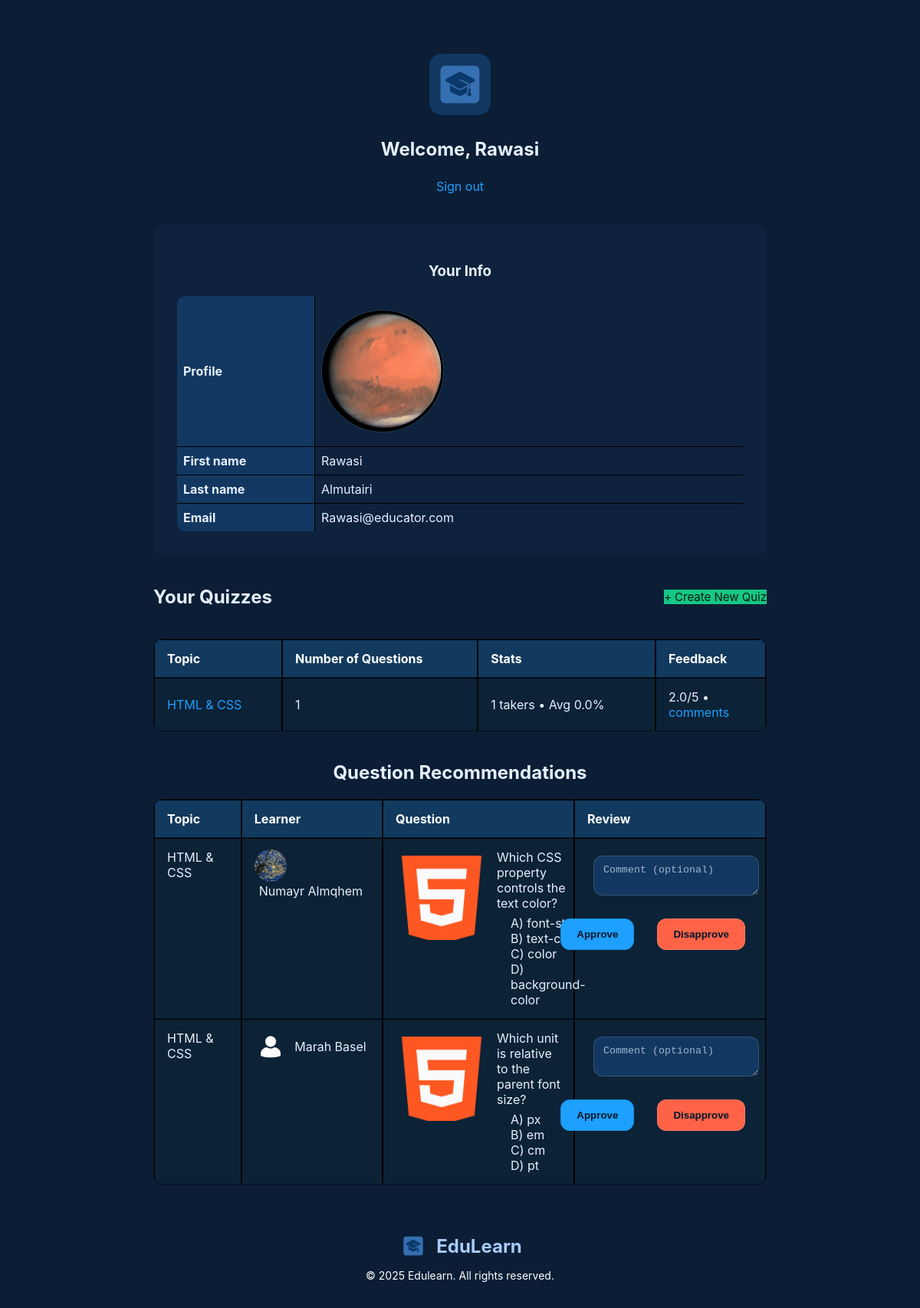
The page /educator_home.php (signed in) on the database its author committed.
### tables this page shows
CREATE TABLE `quiz` (
  `id` int(11) NOT NULL,
  `educatorID` int(11) NOT NULL,
  `topicID` int(11) NOT NULL
);

CREATE TABLE `topic` (
  `id` int(11) NOT NULL,
  `topicName` varchar(100) NOT NULL
);

CREATE TABLE `recommendedquestion` (
  `id` int(11) NOT NULL,
  `quizID` int(11) NOT NULL,
  `learnerID` int(11) NOT NULL,
  `question` text NOT NULL,
  `questionFigureFileName` varchar(255) DEFAULT NULL,
  `answerA` varchar(255) NOT NULL,
  `answerB` varchar(255) NOT NULL,
  `answerC` varchar(255) NOT NULL,
  `answerD` varchar(255) NOT NULL,
  `correctAnswer` enum('A','B','C','D') NOT NULL,
  `status` enum('pending','approved','disapproved') NOT NULL DEFAULT 'pending',
  `comments` text,
  `createdAt` datetime NOT NULL DEFAULT CURRENT_TIMESTAMP
);

CREATE TABLE `user` (
  `id` int(30) NOT NULL,
  `firstName` varchar(100) NOT NULL,
  `lastName` varchar(100) NOT NULL,
  `emailAddress` varchar(150) NOT NULL,
  `password` varchar(255) NOT NULL,
  `photoFileName` varchar(255) NOT NULL,
  `userType` enum('learner','educator') NOT NULL
);

### educator_home.php (the view, shortened to what this page needs)
<?php
require 'db_connection.php';
$educatorID = (int)$_SESSION['userID'];
$first = htmlspecialchars($_SESSION['firstName'] ?? '');
$last  = htmlspecialchars($_SESSION['lastName'] ?? '');
$email = htmlspecialchars($_SESSION['emailAddress'] ?? '');
$photo = $_SESSION['photoFileName'] ?? 'images/default.png';
if (!preg_match('#^(uploads/|images/|/|https?://)#i', $photo)) $photo = 'uploads/' . $photo;
$quizzes = $conn->query("
  SELECT
    q.id AS quizID,
    t.topicName,
    (SELECT COUNT(*) FROM quizquestion qq WHERE qq.quizID = q.id) AS qCount,
    (SELECT COUNT(*) FROM takenquiz tk WHERE tk.quizID = q.id) AS takenCount,
    (SELECT ROUND(AVG(tk.score), 1) FROM takenquiz tk WHERE tk.quizID = q.id) AS avgScore,
    (SELECT ROUND(AVG(qf.rating), 1) FROM quizfeedback qf WHERE qf.quizID = q.id) AS avgRating,
    (SELECT COUNT(*) FROM quizfeedback qf WHERE qf.quizID = q.id) AS fbCount
  FROM quiz q
  JOIN topic t ON t.id = q.topicID
  WHERE q.educatorID = $educatorID
  ORDER BY t.topicName
");
$pending = $conn->query("
  SELECT rq.*, t.topicName,
         CONCAT(u.firstName,' ',u.lastName) AS learnerName,
         u.photoFileName
  FROM recommendedquestion rq
  JOIN quiz  q ON q.id = rq.quizID
  JOIN topic t ON t.id = q.topicID
  JOIN user  u ON u.id = rq.learnerID
  WHERE q.educatorID = $educatorID AND rq.status = 'pending'
  ORDER BY rq.createdAt DESC
");
?>
<!DOCTYPE html>
<html lang="en">
<head>
  <link rel="stylesheet" href="style.css" />
</head>
<body>
  <div class="header">
    <div class="logo"><img src="images/logo.png" alt="Logo"></div>
    <h3>Welcome, <?= $first ?></h3>
    <a href="logout.php">Sign out</a>
  </div>
  <div class="form-container" style="max-width: 800px;">
    <h3>Your Info</h3>
    <table>
      <tbody>
        <tr>
          <th style="width:180px;">Profile</th>
<td style="text-align:left;">
  <img src="<?= htmlspecialchars($photo) ?>" alt="Profile" class="avatar" style="display:block; margin-left:0;">
</td>
        </tr>
        <tr><th>First name</th><td><?= $first ?></td></tr>
        <tr><th>Last name</th><td><?= $last ?></td></tr>
        <tr><th>Email</th><td><?= $email ?></td></tr>
      </tbody>
    </table>
  </div>
  <div class="quiz-container">
<div style="display:flex; justify-content:space-between; align-items:center;">
  <h2>Your Quizzes</h2>
  <a href="create_quiz.php" class="btn-success" style="font-size:15px;">+ Create New Quiz</a>
</div>
    <table id="myQuizzes" class="dash-table">
      <thead>
        <tr>
          <th>Topic</th>
          <th>Number of Questions</th>
          <th>Stats</th>
          <th>Feedback</th>
        </tr>
      </thead>
      <tbody>
      <?php if (!$quizzes || $quizzes->num_rows === 0): ?>
        <tr><td colspan="4" style="text-align:center;opacity:.8;">No quizzes yet.</td></tr>
      <?php else: ?>
        <?php while($q = $quizzes->fetch_assoc()): ?>
          <tr>
            <td>
              <a href="quiz_page.php?quizID=<?= (int)$q['quizID'] ?>">
                <?= htmlspecialchars($q['topicName']) ?>
              </a>
            </td>
            <td><?= (int)$q['qCount'] ?></td>
            <td>
              <?php if ((int)$q['takenCount'] > 0): ?>
                <?= (int)$q['takenCount'] ?> takers • Avg <?= $q['avgScore'] ?: 0 ?>%
              <?php else: ?>
                quiz not taken yet
              <?php endif; ?>
            </td>
            <td>
              <?php if ((int)$q['fbCount'] > 0): ?>
                <?= $q['avgRating'] ?: 0 ?>/5 •
                <a href="comments.php?quizID=<?= (int)$q['quizID'] ?>">comments</a>
              <?php else: ?>
                no feedback yet
              <?php endif; ?>
            </td>
          </tr>
        <?php endwhile; ?>
      <?php endif; ?>
      </tbody>
    </table>
  </div>
  <div class="quiz-container">
    <h2>Question Recommendations</h2>
    <table id="recoTable" class="dash-table">
      <thead>
        <tr>
          <th>Topic</th>
          <th>Learner</th>
          <th>Question</th>
          <th>Review</th>
        </tr>
      </thead>
      <tbody>
      <?php if (!$pending || $pending->num_rows === 0): ?>
        <tr><td colspan="4" style="text-align:center;opacity:.8;">No pending recommendations.</td></tr>
      <?php else: ?>
        <?php while($r = $pending->fetch_assoc()): ?>
          <tr>
            <td><?= htmlspecialchars($r['topicName']) ?></td>
            <td>
              <?php
                $lp = $r['photoFileName'] ?: 'images/default.png';
                if (!preg_match('#^(uploads/|images/|/|https?://)#i', $lp)) $lp = 'uploads/' . $lp;
              ?>
              <img src="<?= htmlspecialchars($lp) ?>" class="learner-avatar" alt="Learner">
              <span class="learner-name"><?= htmlspecialchars($r['learnerName']) ?></span>
            </td>
            <td>
              <div class="q-wrap">
                <?php if (!empty($r['questionFigureFileName'])): ?>
                  <img src="<?= htmlspecialchars($r['questionFigureFileName']) ?>" alt="Question Image" class="q-image">
                <?php endif; ?>
                <div>
                  <?= nl2br(htmlspecialchars($r['question'])) ?>
                  <ul class="options" style="margin-top:6px;">
                    <li>A) <?= htmlspecialchars($r['answerA']) ?></li>
                    <li>B) <?= htmlspecialchars($r['answerB']) ?></li>
                    <li>C) <?= htmlspecialchars($r['answerC']) ?></li>
                    <li>D) <?= htmlspecialchars($r['answerD']) ?></li>
                  </ul>
                </div>
              </div>
            </td>
            <td>
              <form method="post" action="review_recommended.php">
                <textarea name="comment" class="input-field" placeholder="Comment (optional)"></textarea>
                <div class="action-buttons" style="margin-top:8px;">
                  <button class="action-btn edit-btn"   name="action" value="approve"    type="submit">Approve</button>
                  <button class="action-btn delete-btn" name="action" value="disapprove" type="submit">Disapprove</button>
                </div>
              </form>
            </td>
          </tr>
        <?php endwhile; ?>
      <?php endif; ?>
      </tbody>
    </table>
  </div>
  <footer class="site-footer">
    <div class="footer-brand">
      <img src="images/logo.png" alt="Edulearn Logo" class="footer-logo">
      <h2 class="footer-name"><span style="color:rgb(167, 203, 251);">EduLearn</span></h2>
    </div>
    <p class="footer-copy">&copy; 2025 Edulearn. All rights reserved.</p>
  </footer>
</body>
</html>

### style.css (style rules this page uses)
* { box-sizing: border-box; }
body { font-family: 'Inter', sans-serif; background: #0b1e36; color: #e6f0ff; margin: 0; padding: 0; text-align: center; display: flex; flex-direction: column; align-items: center; padding-top: 50px; }
.header { width: 100%; max-width: 800px; display: flex; flex-direction: column; align-items: center; padding: 20px; }
.header h3 { text-align: center; font-size: 1.5em; margin-top: 10px; }
.logo { width: 80px; height: 80px; border-radius: 16px; background: #123861; display: flex; align-items: center; justify-content: center; margin: 0 auto 20px; }
.logo img { max-width: 100%; max-height: 100%; border-radius: 16px; }
a { color: #1ea0ff; text-decoration: none; display: block; }
.form-container { background: #0e223d; padding: 30px; border-radius: 12px; width: 90%; max-width: 600px; margin-top: 20px; }
.form-group textarea, .form-group input[type="text"], .form-group select, .input-field { width: 100%; max-width: 520px; padding: 10px 12px; background: #123861; color: #e6f0ff; border: 1px solid rgba(255, 255, 255, 0.15); border-radius: 8px; outline: none; }
.input-field { margin: 8px; border-radius: 12px; }
.input-field::placeholder { color: #9fb4ce; }
.quiz-container { width: 90%; max-width: 800px; margin-top: 20px; }
table { width: 100%; border-collapse: collapse; margin-top: 20px; background: #0e223d; border-radius: 12px; overflow: hidden; }
th, td { padding: 15px; text-align: left; border-bottom: 1px solid rgba(255, 255, 255, 0.1); word-wrap: break-word; max-width: 250px; }
th { background: #123861; font-weight: bold; }
tr:last-child td { border-bottom: none; }
button, .action-btn { padding: 12px 20px; margin: 10px; cursor: pointer; border-radius: 12px; border: 1px solid rgba(255, 255, 255, 0.15); font-weight: 600; }
.action-buttons { display: flex; gap: 10px; justify-content: flex-end; margin-top: 10px; }
.btn-primary, .edit-btn { background: #1ea0ff; border-color: #1a8fe3; color: #001528; }
.btn-success, .add-button-container .add-question-btn { background: #16c784; border-color: #11b072; color: #001b0f; }
.delete-btn { background: #ff6347; color: #001528; }
.avatar { width: 120px; height: 120px; object-fit: cover; background: #0e223d; border: 1px solid rgba(255, 255, 255, .10); border-radius: 14px; display: block; margin: 10px auto; }
table, th, td { border: 1px solid #000; }
th, td { padding: 8px; text-align: left; }
.options { list-style-type: none; padding: 0; margin: 8px 0 0 0; }
.q-image { max-width: 120px; margin: 8px 0; display: block; }
.site-footer { background-color: #0b1e36; color: #fff; text-align: center; padding: 20px; margin-top: 40px; font-family: 'Inter', sans-serif; }
.site-footer .footer-brand { display: flex; justify-content: center; align-items: center; gap: 10px; }
.site-footer .footer-logo { height: 40px; }
.site-footer .footer-name { margin: 0; }
.site-footer .footer-copy { margin-top: 10px; font-size: 14px; }

### educator_home.php (style rules this page uses)
.avatar { width:160px; height:160px; border-radius:50%; object-fit:cover; display:block; }
#recoTable td { vertical-align: top; }
.learner-avatar { width:42px; height:42px; border-radius:50%; object-fit:cover; vertical-align:middle; }
.q-wrap { display:flex; gap:12px; align-items:flex-start; }
.q-image { width:140px; height:110px; object-fit:cover; border-radius:8px; display:block; flex:0 0 auto; }
.learner-name { margin-left:6px; vertical-align:middle; display:inline-block; }
.dash-table { width:100%; border-collapse:separate; border-spacing:0; background:#0c2236; border:1px solid rgba(0,0,0,.55); border-radius:12px; overflow:hidden; }
.dash-table thead th { background:#123a5e; color:#fff; text-align:left; font-weight:700; padding:14px 16px; border-bottom:1px solid rgba(0,0,0,.55); }
.dash-table th, .dash-table td { padding:14px 16px; border-bottom:1px solid rgba(0,0,0,.35); vertical-align:middle; }
.dash-table tbody tr:last-child td { border-bottom:none; }
.options { margin-top:6px; padding-left:18px; }

### rows shown on the page
quiz: topicID.topicName "HTML & CSS", qCount "1", takenCount "1", avgScore "0.0", avgRating "2.0"
recommendedquestion: topic.topicName "HTML & CSS", shows a picture, learnerName "Numayr Almqhem", questionFigureFileName (picture), question "Which CSS property controls the text color?", answerA "font-style", answerB "text-color", answerC "color", answerD "background-color"
recommendedquestion: topic.topicName "HTML & CSS", learnerID.photoFileName (placeholder picture), learnerName "Marah Basel", questionFigureFileName (picture), question "Which unit is relative to the parent font size?", answerA "px", answerB "em", answerC "cm", answerD "pt"

### other values the page prints
$first "Rawasi"
$last "Almutairi"
$email "Rawasi@educator.com"
